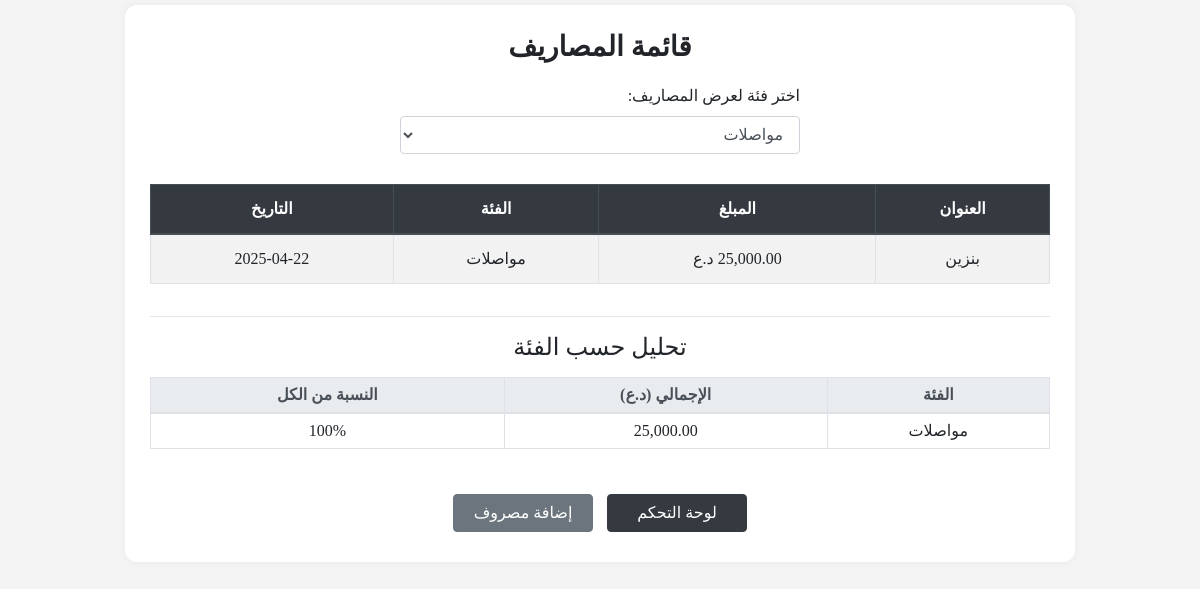
The app's page /expenses_manager/expenses.php?category=2 (signed in) with its own data.
### tables this page shows
CREATE TABLE `expenses` (
  `id` int(11) NOT NULL,
  `user_id` int(11) NOT NULL,
  `title` varchar(100) NOT NULL,
  `amount` decimal(10,2) NOT NULL,
  `expense_date` date NOT NULL,
  `created_at` timestamp NOT NULL DEFAULT current_timestamp(),
  `category_id` int(11) DEFAULT NULL
);

CREATE TABLE `categories` (
  `id` int(11) NOT NULL,
  `name` varchar(50) NOT NULL
);

### expenses_manager/expenses.php (the view, shortened to what this page needs)
<?php
include 'db.php';
$user_id = $_SESSION['user_id'];
$category_filter = isset($_GET['category']) ? intval($_GET['category']) : 0;
$category_list = $conn->query("SELECT * FROM categories ORDER BY name");
$where = "expenses.user_id = $user_id";
if ($category_filter > 0) {
    $where .= " AND expenses.category_id = $category_filter";
}
$query = $conn->query("
    SELECT expenses.*, categories.name AS category_name
    FROM expenses
    LEFT JOIN categories ON expenses.category_id = categories.id
    WHERE $where
    ORDER BY expense_date DESC
");
$summary_query = $conn->query("
    SELECT categories.name AS category_name, SUM(expenses.amount) AS total
    FROM expenses
    JOIN categories ON expenses.category_id = categories.id
    WHERE $where
    GROUP BY expenses.category_id
    ORDER BY total DESC
");
$total_expenses = $conn->query("SELECT SUM(amount) AS total FROM expenses WHERE $where")->fetch_assoc()['total'];
?>
<!DOCTYPE html>
<html lang="ar" dir="rtl">
<head>
  <link rel="stylesheet" href="https://stackpath.bootstrapcdn.com/bootstrap/4.5.2/css/bootstrap.min.css">
</head>
<body>
<div class="expenses-box">
  <h3>قائمة المصاريف</h3>
  <form method="GET" class="filter-form">
    <div class="form-group">
      <label>اختر فئة لعرض المصاريف:</label>
      <select name="category" class="form-control" onchange="this.form.submit()">
        <?php while ($cat = $category_list->fetch_assoc()): ?>
          <option value="<?= $cat['id'] ?>" <?= $category_filter == $cat['id'] ? 'selected' : '' ?>>
            <?= htmlspecialchars($cat['name']) ?>
          </option>
        <?php endwhile; ?>
      </select>
    </div>
  </form>
  <?php if ($query->num_rows > 0): ?>
    <div class="table-responsive">
      <table class="table table-bordered table-striped">
        <thead class="thead-dark">
          <tr>
            <th>العنوان</th>
            <th>المبلغ</th>
            <th>الفئة</th>
            <th>التاريخ</th>
          </tr>
        </thead>
        <tbody>
          <?php while ($row = $query->fetch_assoc()): ?>
            <tr>
              <td><?= htmlspecialchars($row['title']) ?></td>
              <td><?= number_format($row['amount'], 2) ?> د.ع</td>
              <td><?= htmlspecialchars($row['category_name']) ?></td>
              <td><?= $row['expense_date'] ?></td>
            </tr>
          <?php endwhile; ?>
        </tbody>
      </table>
    </div>
  <?php else: ?>
    <div class="alert alert-info text-center">لا توجد مصاريف مسجلة لهذه الفئة.</div>
  <?php endif; ?>
  <?php if ($summary_query->num_rows > 0): ?>
    <hr>
    <h4 class="text-center mb-3">تحليل حسب الفئة</h4>
    <div class="table-responsive">
      <table class="table table-sm table-bordered">
        <thead class="thead-light">
           <tr>
            <th>الفئة</th>
            <th>الإجمالي (د.ع)</th>
            <th>النسبة من الكل</th>
          </tr>
        </thead>
        <tbody>
          <?php while ($row = $summary_query->fetch_assoc()): ?>
            <tr>
              <td><?= htmlspecialchars($row['category_name']) ?></td>
              <td><?= number_format($row['total'], 2) ?></td>
              <td><?= $total_expenses > 0 ? round(($row['total'] / $total_expenses) * 100, 2) : 0 ?>%</td>
            </tr>
          <?php endwhile; ?>
        </tbody>
      </table>
    </div>
  <?php endif; ?>
  <div class="text-center mt-4">
    <a href="dashboard.php" class="btn btn-dark btn-custom">لوحة التحكم</a>
    <a href="add_expense.php" class="btn btn-secondary btn-custom">إضافة مصروف</a>
  </div>
</div>
</body>
</html>

### expenses_manager/expenses.php (style rules this page uses)
body { background-color: #f4f4f4; font-family: 'Times New Roman', Times, serif; }
.expenses-box { max-width: 950px; margin: 5px auto; padding: 25px; background: #fff; border-radius: 12px; box-shadow: 0 0 10px rgba(0,0,0,0.05); text-align: right; }
h3 { text-align: center; font-weight: bold; margin-bottom: 20px; }
table th, table td { text-align: center; vertical-align: middle; }
.btn-custom { min-width: 140px; margin: 5px; }
.filter-form { max-width: 400px; margin: 20px auto 30px; }

### records on screen
expenses: title "بنزين", category.name "مواصلات", expense_date "2025-04-22"

### other values on screen
$row['category_name'] "مواصلات"
$row['total'] "25,000.00"
form field category "مواصلات"
